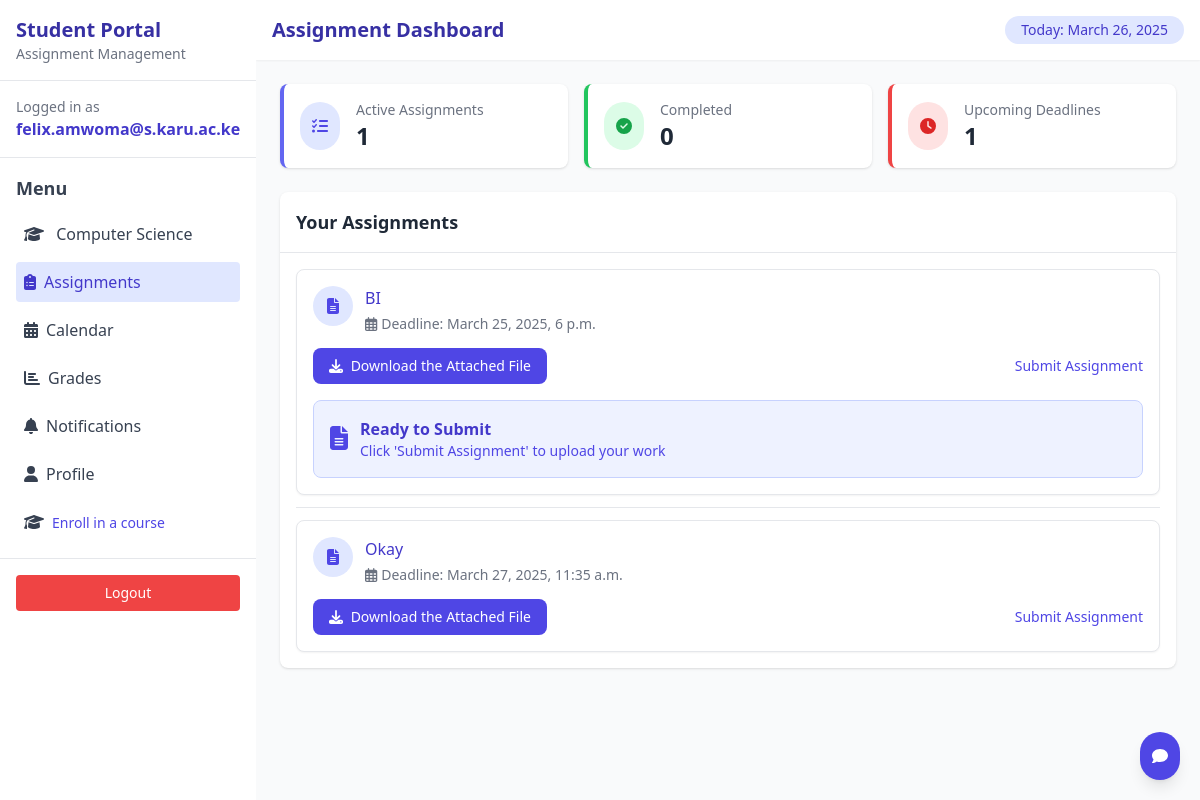
The app's page /assignments/ (signed in), older data.
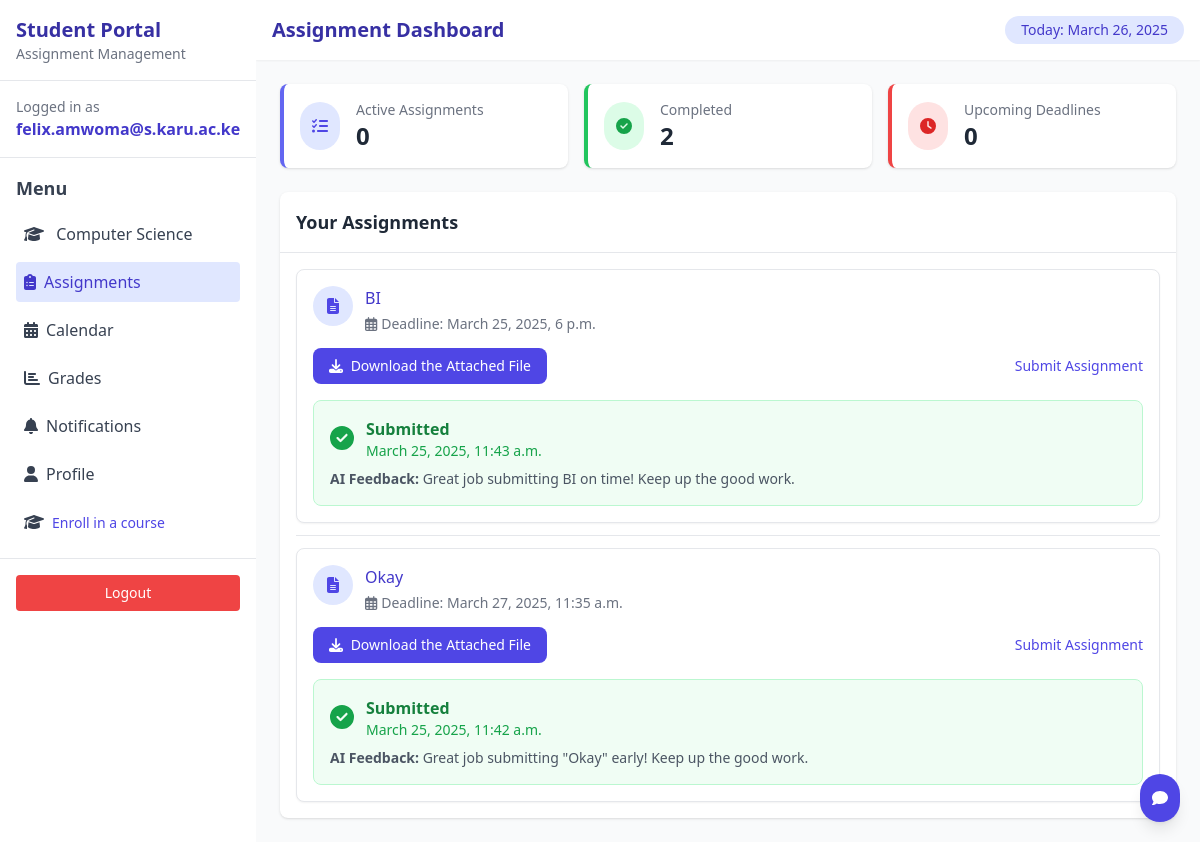
The same page, newer data.
### students/models.py (models this page shows, shortened)
class Course(models.Model):
    name = models.CharField(max_length=255)
    description = models.TextField()
    max_units = models.IntegerField(default=7)
    students = models.ManyToManyField(User, through='Enrollment', related_name='enrolled_courses')

### submissions/models.py (models this page shows, shortened)
class Assignment(models.Model):
    title = models.CharField(max_length=200)
    description = models.TextField()
    deadline = models.DateTimeField()
    unit = models.ForeignKey(Unit, on_delete=models.CASCADE)
    attachment = models.FileField(upload_to=assignment_upload_path, null=True, blank=True)

class StudentSubmission(models.Model):
    student = models.ForeignKey(User, on_delete=models.CASCADE)
    assignment = models.ForeignKey(Assignment, on_delete=models.CASCADE)
    submitted_at = models.DateTimeField(null=True, blank=True)
    is_submitted = models.BooleanField(default=False)
    student_attachment = models.FileField(upload_to=assignment_upload_path_student, null=True, blank=True)
    class SubmissionStatus(models.TextChoices):
        NOT_STARTED = 'NS', 'Not Started'
        IN_PROGRESS = 'IP', 'In Progress'
        SUBMITTED_EARLY = 'SE', 'Submitted Early'
        SUBMITTED_ON_TIME = 'ST', 'Submitted On Time'
        LATE_SUBMISSION = 'LS', 'Late Submission'
    status = models.CharField(
        max_length=2,
        choices=SubmissionStatus.choices,
        default=SubmissionStatus.NOT_STARTED
    )
    ai_feedback = models.TextField(blank=True, null=True)

### reminders/views.py (the view)
# urls.py: path("assignments/", assignment_list, name="assignment_list"),
@login_required
def assignment_list(request):
    student = request.user
    enrollments = Enrollment.objects.filter(student=student)
    courses = [enrollment.course for enrollment in enrollments]  # List of courses
    units = Unit.objects.filter(course__in=courses)  # Get all units in the courses
    assignments = Assignment.objects.all()
    submissions = StudentSubmission.objects.filter(student=student)
    completed_assignments = sum(1 for sub in submissions if sub.is_submitted)
    unsubmitted_assignments = [assignment for assignment in assignments if not any(sub.assignment.id == assignment.id for sub in submissions)]
    now = timezone.now()
    assignments_deadline = Assignment.objects.filter(
        deadline__gte=now,
        deadline__lte=now + timezone.timedelta(days=7)
    ).exclude(id__in=[sub.assignment.id for sub in submissions if sub.is_submitted])
    return render(request, "assignment_list.html", {
        "assignments": assignments,
        "submissions": submissions,
        "completed_assignments": completed_assignments,
        "unsubmitted_assignments": unsubmitted_assignments,
        "assignments_deadline": assignments_deadline,
        "courses": courses,
        "units": units,  # Pass all units in those courses
    })

### reminders/templates/assignment_list.html (shortened to what this page needs)
{% load custom_filters %}
{% load static %}
<!DOCTYPE html>
<html lang="en">
<head>
    <script src="https://cdn.tailwindcss.com"></script>
</head>
<body class="bg-gradient-to-br from-blue-800 to-indigo-900 min-h-screen">
    <div class="flex h-screen">
        <div class="w-64 bg-white shadow-lg overflow-y-auto">
            <div class="p-4 border-b border-gray-200">
                <h1 class="text-xl font-bold text-indigo-800">Student Portal</h1>
                <p class="text-sm text-gray-500">Assignment Management</p>
            </div>
            {% if user.is_authenticated %}
                <div class="p-4 border-b border-gray-200">
                    <p class="text-sm text-gray-500">Logged in as</p>
                    <p class="font-semibold text-indigo-700">{{ user.username }}</p>
                </div>
            {% endif %}
            <div class="p-4">
                <h2 class="text-lg font-semibold text-gray-700 mb-3">Menu</h2>
                <ul class="space-y-2">
                    <li>
                        <div class="p-2 text-gray-700 hover:bg-gray-100 rounded cursor-pointer">
                            <i class="fas fa-graduation-cap mr-2"></i>
                            {% for course in courses %}
                                <span class="font-medium">{{ course.name }}</span>
                            {% endfor %}
                        </div>
                    </li>
                    <li>
                        <a href="#" class="flex items-center p-2 bg-indigo-100 text-indigo-700 rounded">
                            <i class="fas fa-clipboard-list mr-2"></i> Assignments
                        </a>
                    </li>
                    <li>
                        <a href="#" class="flex items-center p-2 text-gray-700 hover:bg-gray-100 rounded">
                            <i class="fas fa-calendar-alt mr-2"></i> Calendar
                        </a>
                    </li>
                    <li>
                        <a href="#" class="flex items-center p-2 text-gray-700 hover:bg-gray-100 rounded">
                            <i class="fas fa-chart-bar mr-2"></i> Grades
                        </a>
                    </li>
                    <li>
                        <a href="#" class="flex items-center p-2 text-gray-700 hover:bg-gray-100 rounded">
                            <i class="fas fa-bell mr-2"></i> Notifications
                        </a>
                    </li>
                    <li>
                        <a href="#" class="flex items-center p-2 text-gray-700 hover:bg-gray-100 rounded">
                            <i class="fas fa-user mr-2"></i> Profile
                        </a>
                    </li>
                    <li>
                        <div class="flex items-center p-2 text-gray-700 hover:bg-gray-100 rounded">
                            <i class="fas fa-graduation-cap mr-2"></i>
                            <div>
                                <a href="{% url 'enroll-course' %}" class="text-sm text-indigo-600 hover:text-indigo-800">
                                    Enroll in a course
                                </a>
                            </div>
                        </div>
                    </li>
                </ul>
            </div>
            <div class="p-4 mt-auto border-t border-gray-200">
                {% if user.is_authenticated %}
                    <form method="post" action="{% url 'logout' %}" class="flex items-center justify-center p-2 bg-red-500 hover:bg-red-600 text-white rounded text-sm">
                        <button type="submit">
                            Logout
                        </button>
                    </form>
                {% else %}
                    <a href="{% url 'login' %}" class="flex items-center justify-center p-2 bg-indigo-600 hover:bg-indigo-700 text-white rounded text-sm">
                        <i class="fas fa-sign-in-alt mr-2"></i> Login
                    </a>
                {% endif %}
            </div>
        </div>
        <div class="flex-1 overflow-y-auto bg-gray-50">
            <div class="bg-white shadow-sm p-4 flex justify-between items-center">
                <h1 class="text-xl font-semibold text-indigo-800">Assignment Dashboard</h1>
                <div class="text-sm bg-indigo-100 text-indigo-700 rounded-full px-4 py-1">
                    Today: {% now "F j, Y" %}
                </div>
            </div>
            <div class="p-6">
                <div class="grid grid-cols-1 md:grid-cols-3 gap-4 mb-6">
                    <div class="bg-white rounded-lg shadow p-4 border-l-4 border-indigo-500">
                        <div class="flex items-center">
                            <div class="rounded-full bg-indigo-100 p-3 mr-4">
                                <i class="fas fa-tasks text-indigo-600"></i>
                            </div>
                            <div>
                                <p class="text-sm text-gray-500">Active Assignments</p>
                                <p class="text-2xl font-bold text-gray-800">{{ unsubmitted_assignments|length }}</p>
                            </div>
                        </div>
                    </div>
                    <div class="bg-white rounded-lg shadow p-4 border-l-4 border-green-500">
                        <div class="flex items-center">
                            <div class="rounded-full bg-green-100 p-3 mr-4">
                                <i class="fas fa-check-circle text-green-600"></i>
                            </div>
                            <div>
                                <p class="text-sm text-gray-500">Completed</p>
                                <p class="text-2xl font-bold text-gray-800"> {{ completed_assignments }}</p>
                            </div>
                        </div>
                    </div>
                    <div class="bg-white rounded-lg shadow p-4 border-l-4 border-red-500">
                        <div class="flex items-center">
                            <div class="rounded-full bg-red-100 p-3 mr-4">
                                <i class="fas fa-clock text-red-600"></i>
                            </div>
                            <div>
                                <p class="text-sm text-gray-500">Upcoming Deadlines</p>
                                <p class="text-2xl font-bold text-gray-800">{{ assignments_deadline|length }}</p>
                            </div>
                        </div>
                    </div>
                </div>
                <div class="bg-white rounded-lg shadow">
                    <div class="p-4 border-b border-gray-200">
                        <h2 class="text-lg font-semibold text-gray-800">Your Assignments</h2>
                    </div>
                    <div class="p-4">
                        <ul class="divide-y divide-gray-200">
                            {% for assignment in assignments %}
                                <li class="py-3 {% if forloop.first %}pt-0{% endif %} {% if forloop.last %}pb-0{% endif %}">
                                    <div class="flex items-stretch bg-white rounded-lg shadow-sm border border-gray-200 overflow-hidden">
                                        <div class="flex-1 p-4">
                                            <div class="flex items-start mb-3">
                                                <div class="h-10 w-10 rounded-full bg-indigo-100 flex items-center justify-center mr-3">
                                                    <i class="fas fa-file-alt text-indigo-600"></i>
                                                </div>
                                                <div>
                                                    <h3 class="font-medium text-indigo-700">{{ assignment.title }}</h3>
                                                    <div class="text-sm text-gray-500 mt-1">
                                                        <span class="inline-flex items-center">
                                                            <i class="far fa-calendar-alt mr-1"></i> Deadline: {{ assignment.deadline }}
                                                        </span>
                                                    </div>
                                                </div>
                                            </div>
                                            <div class="flex justify-between items-center">
                                                {% if assignment.attachment %}
                                                    <a href="{{ assignment.attachment.url }}" download class="bg-indigo-600 text-white px-4 py-2 rounded-lg text-sm hover:bg-indigo-700 transition">
                                                        <i class="fas fa-download mr-1"></i> Download the Attached File
                                                    </a>
                                                {% endif %}
                                                <a href="{% url 'submit_assignment' assignment.id %}" class="text-indigo-600 hover:text-indigo-800 text-sm">
                                                    Submit Assignment
                                                </a>
                                            </div>
                                            {% for submission in submissions %}
                                                {% if submission.assignment.id == assignment.id %}
                                                    <div class="mt-4">
                                                        {% if submission.is_submitted %}
                                                            <div class="bg-green-50 border border-green-200 rounded-lg p-4">
                                                                <div class="flex items-center">
                                                                    <div class="text-green-600 mr-3">
                                                                        <i class="fas fa-check-circle text-2xl"></i>
                                                                    </div>
                                                                    <div>
                                                                        <p class="font-semibold text-green-700">Submitted</p>
                                                                        <p class="text-sm text-green-600">{{ submission.submitted_at }}</p>
                                                                    </div>
                                                                </div>
                                                                {% if submission.ai_feedback %}
                                                                    <div class="mt-2 text-sm text-gray-600">
                                                                        <strong>AI Feedback:</strong> {{ submission.ai_feedback }}
                                                                    </div>
                                                                {% endif %}
                                                            </div>
                                                        {% else %}
                                                            <div class="bg-indigo-50 border border-indigo-200 rounded-lg p-4">
                                                                <div class="flex items-center">
                                                                    <div class="text-indigo-600 mr-3">
                                                                        <i class="fas fa-file-alt text-2xl"></i>
                                                                    </div>
                                                                    <div>
                                                                        <h3 class="font-semibold text-indigo-700">Ready to Submit</h3>
                                                                        <p class="text-sm text-indigo-600">
                                                                            Click 'Submit Assignment' to upload your work
                                                                        </p>
                                                                    </div>
                                                                </div>
                                                            </div>
                                                        {% endif %}
                                                    </div>
                                                {% endif %}
                                            {% endfor %}
                                        </div>
                                    </div>
                                </li>
                            {% endfor %}
                        </ul>
                    </div>
                </div>
            </div>
        </div>
    </div>
    <button id="chat-toggle" class="fixed bottom-5 right-5 bg-indigo-600 text-white p-3 rounded-full shadow-lg">
        <i class="fas fa-comment"></i>
    </button>
</body>
</html>

Row changes from the older to the newer data that the page shows:
changed StudentSubmission: submitted_at (not shown) → "March 25, 2025, 11:43 a.m."; ai_feedback (not shown) → "Great job submitting BI on time! Keep up the good work."; is_submitted "Ready to Submit Click 'Submit Assignment' to upload your work" → "Submitted AI Feedback:"
added StudentSubmission: submitted_at "March 25, 2025, 11:42 a.m.", ai_feedback "Great job submitting \"Okay\" early! Keep up the good work.", shown under Assignment "Okay"
Text that changed along with them:
{{ unsubmitted_assignments|length }}: "1" → "0"
{{ completed_assignments }}: "0" → "2"
{{ assignments_deadline|length }}: "1" → "0"
